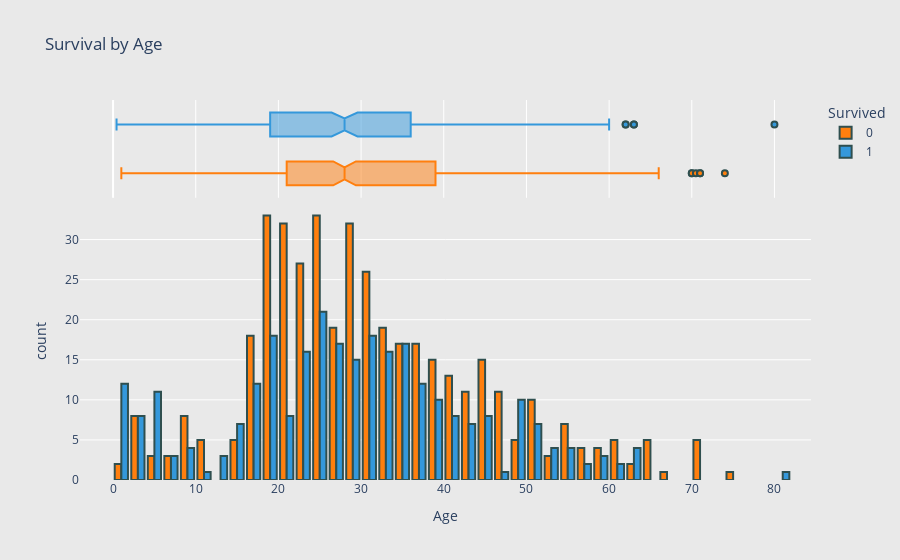

Source (notebook cell):
### Markdown cell above
Los jóvenes son más propensos a sobrevivir.

### Code cell
fig = px.histogram(df_train, x='Age', color='Survived', title='Survival by Age',
                   marginal='box', barmode='group', color_discrete_sequence=['#ff7f0e', '#3498db'],
                   )

fig.update_traces(marker=dict(line=dict(width=2, color='DarkSlateGrey')))

fig.update_layout(
    xaxis=dict(showgrid=False, zeroline=False),
    yaxis=dict(zeroline=False, gridcolor='white'),
    paper_bgcolor='rgb(233,233,233)',
    plot_bgcolor='rgb(233,233,233)',
)

fig.show()

### Figure 1 — Plotly figure (JSON) as saved in the notebook; plotly's stock layout.template omitted (floating-point values rounded to 4 significant figures; data arrays with more than 128 entries replaced by an {"elided": "..."} marker saying what was removed)
{"data": [{"alignmentgroup": "True", "bingroup": "x", "hovertemplate": "Survived=0<br>Age=%{x}<br>count=%{y}<extra></extra>", "legendgroup": "0", "marker": {"color": "#ff7f0e", "line": {"color": "DarkSlateGrey", "width": 2}, "pattern": {"shape": ""}}, "name": "0", "offsetgroup": "0", "orientation": "v", "showlegend": true, "type": "histogram", "x": {"elided": "549 float values"}, "xaxis": "x", "yaxis": "y"}, {"alignmentgroup": "True", "hovertemplate": "Survived=0<br>Age=%{x}<extra></extra>", "legendgroup": "0", "marker": {"color": "#ff7f0e", "line": {"color": "DarkSlateGrey", "width": 2}}, "name": "0", "notched": true, "offsetgroup": "0", "showlegend": false, "type": "box", "x": {"elided": "549 float values"}, "xaxis": "x2", "yaxis": "y2"}, {"alignmentgroup": "True", "bingroup": "x", "hovertemplate": "Survived=1<br>Age=%{x}<br>count=%{y}<extra></extra>", "legendgroup": "1", "marker": {"color": "#3498db", "line": {"color": "DarkSlateGrey", "width": 2}, "pattern": {"shape": ""}}, "name": "1", "offsetgroup": "1", "orientation": "v", "showlegend": true, "type": "histogram", "x": {"elided": "342 float values"}, "xaxis": "x", "yaxis": "y"}, {"alignmentgroup": "True", "hovertemplate": "Survived=1<br>Age=%{x}<extra></extra>", "legendgroup": "1", "marker": {"color": "#3498db", "line": {"color": "DarkSlateGrey", "width": 2}}, "name": "1", "notched": true, "offsetgroup": "1", "showlegend": false, "type": "box", "x": {"elided": "342 float values"}, "xaxis": "x2", "yaxis": "y2"}], "layout": {"barmode": "group", "legend": {"title": {"text": "Survived"}, "tracegroupgap": 0}, "paper_bgcolor": "rgb(233,233,233)", "plot_bgcolor": "rgb(233,233,233)", "title": {"text": "Survival by Age"}, "xaxis": {"anchor": "y", "domain": [0, 1], "showgrid": false, "title": {"text": "Age"}, "zeroline": false}, "xaxis2": {"anchor": "y2", "domain": [0, 1], "matches": "x", "showgrid": true, "showticklabels": false}, "yaxis": {"anchor": "x", "domain": [0, 0.7326], "gridcolor": "white", "title": {"text": "count"}, "zeroline": false}, "yaxis2": {"anchor": "x2", "domain": [0.7426, 1], "matches": "y2", "showgrid": false, "showline": false, "showticklabels": false, "ticks": ""}}}
